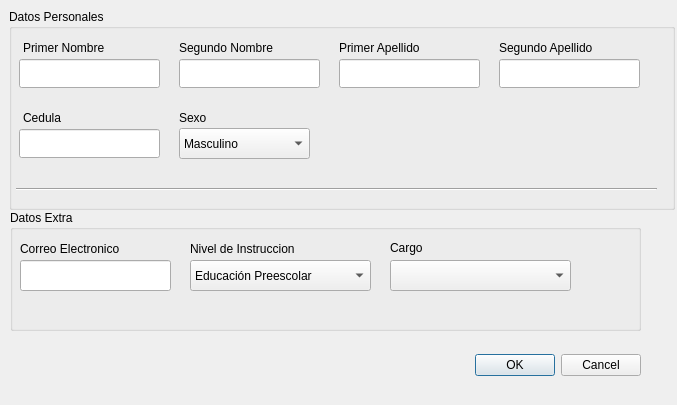
<?xml version="1.0" encoding="UTF-8"?>
<ui version="4.0">
 <class>DialogoRegistroDatos</class>
 <widget class="QDialog" name="DialogoRegistroDatos">
  <property name="geometry">
   <rect>
    <x>0</x>
    <y>0</y>
    <width>677</width>
    <height>405</height>
   </rect>
  </property>
  <property name="windowTitle">
   <string>Formulario de Registro</string>
  </property>
  <property name="toolTip">
   <string/>
  </property>
  <widget class="QGroupBox" name="grupo_datos_personales">
   <property name="geometry">
    <rect>
     <x>9</x>
     <y>9</y>
     <width>666</width>
     <height>201</height>
    </rect>
   </property>
   <property name="title">
    <string>Datos Personales</string>
   </property>
   <widget class="QLineEdit" name="input_primer_nombre">
    <property name="geometry">
     <rect>
      <x>10</x>
      <y>50</y>
      <width>141</width>
      <height>29</height>
     </rect>
    </property>
   </widget>
   <widget class="QLabel" name="label_primer_nombre">
    <property name="geometry">
     <rect>
      <x>14</x>
      <y>30</y>
      <width>111</width>
      <height>17</height>
     </rect>
    </property>
    <property name="text">
     <string>Primer Nombre</string>
    </property>
   </widget>
   <widget class="QLabel" name="label_segundo_nombre">
    <property name="geometry">
     <rect>
      <x>170</x>
      <y>30</y>
      <width>111</width>
      <height>17</height>
     </rect>
    </property>
    <property name="text">
     <string>Segundo Nombre</string>
    </property>
   </widget>
   <widget class="QLineEdit" name="input_segundo_nombre">
    <property name="geometry">
     <rect>
      <x>170</x>
      <y>50</y>
      <width>141</width>
      <height>29</height>
     </rect>
    </property>
   </widget>
   <widget class="QLineEdit" name="input_primer_apellido">
    <property name="geometry">
     <rect>
      <x>330</x>
      <y>50</y>
      <width>141</width>
      <height>29</height>
     </rect>
    </property>
   </widget>
   <widget class="QLineEdit" name="input_segundo_apellido">
    <property name="geometry">
     <rect>
      <x>490</x>
      <y>50</y>
      <width>141</width>
      <height>29</height>
     </rect>
    </property>
   </widget>
   <widget class="QLabel" name="label_primer_apellido">
    <property name="geometry">
     <rect>
      <x>330</x>
      <y>30</y>
      <width>111</width>
      <height>17</height>
     </rect>
    </property>
    <property name="text">
     <string>Primer Apellido</string>
    </property>
   </widget>
   <widget class="QLabel" name="label_segundo_apellido">
    <property name="geometry">
     <rect>
      <x>490</x>
      <y>30</y>
      <width>111</width>
      <height>17</height>
     </rect>
    </property>
    <property name="text">
     <string>Segundo Apellido</string>
    </property>
   </widget>
   <widget class="QLineEdit" name="input_cedula">
    <property name="geometry">
     <rect>
      <x>10</x>
      <y>120</y>
      <width>141</width>
      <height>29</height>
     </rect>
    </property>
   </widget>
   <widget class="QLabel" name="label_cedula">
    <property name="geometry">
     <rect>
      <x>14</x>
      <y>100</y>
      <width>111</width>
      <height>17</height>
     </rect>
    </property>
    <property name="text">
     <string>Cedula</string>
    </property>
   </widget>
   <widget class="QComboBox" name="select_sexo">
    <property name="geometry">
     <rect>
      <x>170</x>
      <y>119</y>
      <width>131</width>
      <height>31</height>
     </rect>
    </property>
    <item>
     <property name="text">
      <string>Masculino</string>
     </property>
    </item>
    <item>
     <property name="text">
      <string>Femenino</string>
     </property>
    </item>
   </widget>
   <widget class="QLabel" name="label_sexo">
    <property name="geometry">
     <rect>
      <x>170</x>
      <y>100</y>
      <width>111</width>
      <height>17</height>
     </rect>
    </property>
    <property name="text">
     <string>Sexo</string>
    </property>
   </widget>
   <widget class="Line" name="line">
    <property name="geometry">
     <rect>
      <x>7</x>
      <y>170</y>
      <width>641</width>
      <height>20</height>
     </rect>
    </property>
    <property name="orientation">
     <enum>Qt::Horizontal</enum>
    </property>
   </widget>
  </widget>
  <widget class="QDialogButtonBox" name="acciones_registro">
   <property name="geometry">
    <rect>
     <x>440</x>
     <y>340</y>
     <width>201</width>
     <height>51</height>
    </rect>
   </property>
   <property name="orientation">
    <enum>Qt::Horizontal</enum>
   </property>
   <property name="standardButtons">
    <set>QDialogButtonBox::Cancel|QDialogButtonBox::Ok</set>
   </property>
  </widget>
  <widget class="QGroupBox" name="gurpo_datos_extras">
   <property name="geometry">
    <rect>
     <x>10</x>
     <y>210</y>
     <width>631</width>
     <height>121</height>
    </rect>
   </property>
   <property name="title">
    <string>Datos Extra</string>
   </property>
   <widget class="QLineEdit" name="input_email">
    <property name="geometry">
     <rect>
      <x>10</x>
      <y>50</y>
      <width>151</width>
      <height>31</height>
     </rect>
    </property>
   </widget>
   <widget class="QLabel" name="label_email">
    <property name="geometry">
     <rect>
      <x>10</x>
      <y>30</y>
      <width>121</width>
      <height>17</height>
     </rect>
    </property>
    <property name="text">
     <string>Correo Electronico</string>
    </property>
   </widget>
   <widget class="QLabel" name="label_cargo">
    <property name="geometry">
     <rect>
      <x>380</x>
      <y>29</y>
      <width>59</width>
      <height>17</height>
     </rect>
    </property>
    <property name="text">
     <string>Cargo</string>
    </property>
   </widget>
   <widget class="QComboBox" name="select_cargos">
    <property name="geometry">
     <rect>
      <x>380</x>
      <y>50</y>
      <width>181</width>
      <height>31</height>
     </rect>
    </property>
   </widget>
   <widget class="QComboBox" name="select_nivel_instruccion">
    <property name="geometry">
     <rect>
      <x>180</x>
      <y>50</y>
      <width>181</width>
      <height>31</height>
     </rect>
    </property>
    <item>
     <property name="text">
      <string>Educación Preescolar</string>
     </property>
    </item>
    <item>
     <property name="text">
      <string>Educación Básica</string>
     </property>
    </item>
    <item>
     <property name="text">
      <string>Educación Media Diversificada y Profesional</string>
     </property>
    </item>
    <item>
     <property name="text">
      <string>Educación Superior</string>
     </property>
    </item>
   </widget>
   <widget class="QLabel" name="label_nivel_instruccion">
    <property name="geometry">
     <rect>
      <x>180</x>
      <y>30</y>
      <width>131</width>
      <height>17</height>
     </rect>
    </property>
    <property name="text">
     <string>Nivel de Instruccion</string>
    </property>
   </widget>
  </widget>
 </widget>
 <resources/>
 <connections>
  <connection>
   <sender>acciones_registro</sender>
   <signal>accepted()</signal>
   <receiver>DialogoRegistroDatos</receiver>
   <slot>accept()</slot>
   <hints>
    <hint type="sourcelabel">
     <x>247</x>
     <y>442</y>
    </hint>
    <hint type="destinationlabel">
     <x>157</x>
     <y>274</y>
    </hint>
   </hints>
  </connection>
  <connection>
   <sender>acciones_registro</sender>
   <signal>rejected()</signal>
   <receiver>DialogoRegistroDatos</receiver>
   <slot>reject()</slot>
   <hints>
    <hint type="sourcelabel">
     <x>315</x>
     <y>442</y>
    </hint>
    <hint type="destinationlabel">
     <x>286</x>
     <y>274</y>
    </hint>
   </hints>
  </connection>
 </connections>
</ui>
